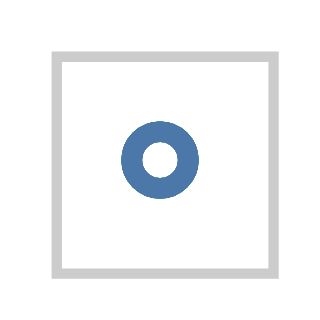

The Vega-Lite source for this figure:
### Vega specification from a JSON file in a GitHub repository (floating-point values rounded to 4 significant figures)
{"$schema": "https://vega.github.io/schema/vega/v3.0.json", "autosize": "pad", "padding": 5, "encode": {"update": {"stroke": {"value": "#ccc"}, "fill": {"value": "transparent"}}}, "data": [{"name": "source_0", "values": [{"a": "C", "b": 2}, {"a": "C", "b": 7}, {"a": "C", "b": 4}, {"a": "D", "b": 1}, {"a": "D", "b": 2}, {"a": "D", "b": 6}, {"a": "E", "b": 8}, {"a": "E", "b": 4}, {"a": "E", "b": 7}]}], "signals": [{"name": "width", "update": "21"}, {"name": "height", "update": "21"}], "marks": [{"name": "marks", "type": "symbol", "role": "point", "style": ["point"], "from": {"data": "source_0"}, "encode": {"update": {"x": {"signal": "width", "mult": 0.5}, "y": {"signal": "height", "mult": 0.5}, "stroke": {"value": "#4c78a8"}, "fill": {"value": "transparent"}, "opacity": {"value": 0.7}}}}], "config": {"axis": {"domainColor": "#888", "tickColor": "#888"}, "axisY": {"minExtent": 30}}}
